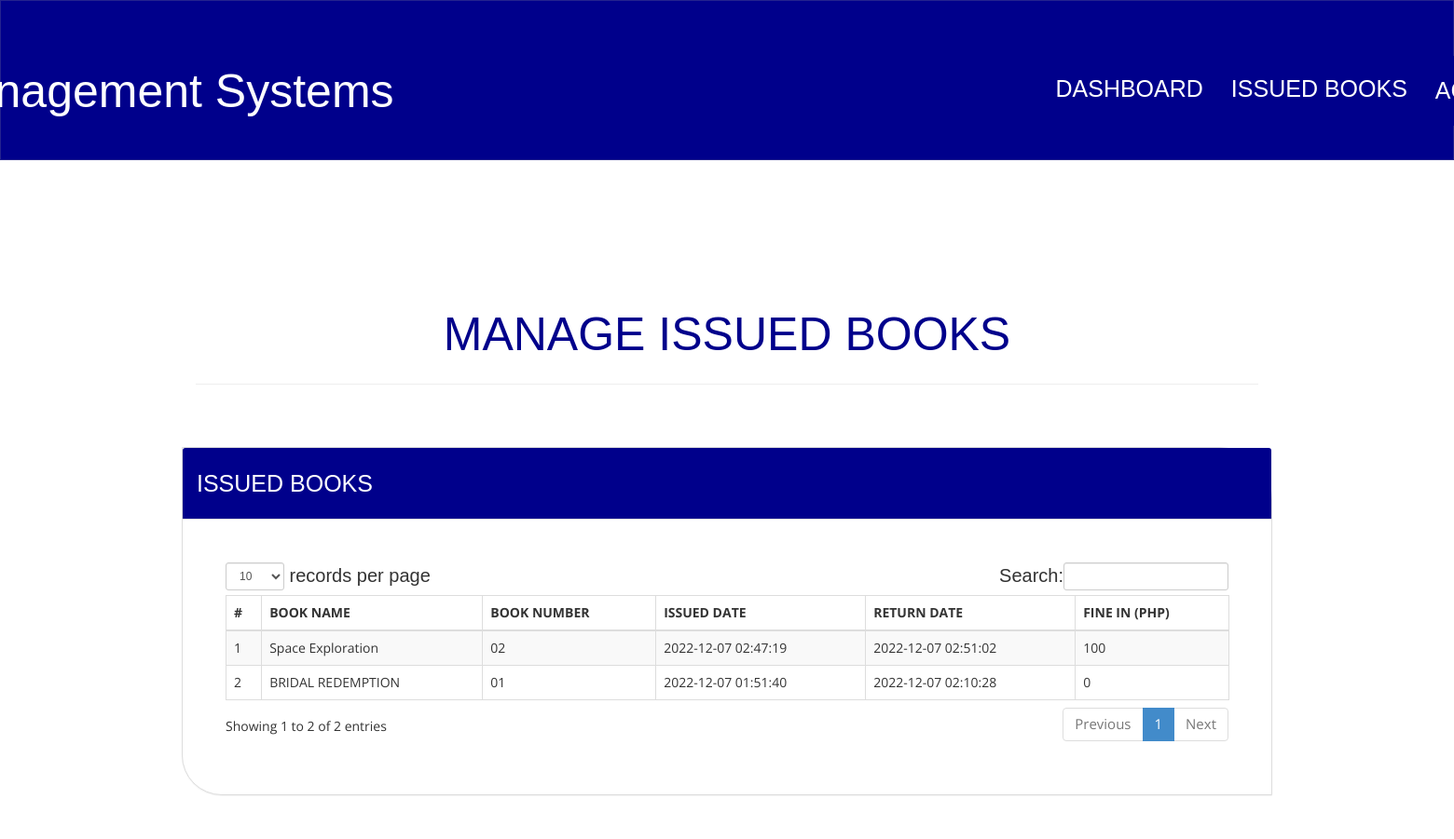
Page /issued-books.php (signed in) on the committed database.
### tables this page shows
CREATE TABLE `tblissuedbookdetails` (
  `id` int(11) NOT NULL,
  `BookId` int(11) DEFAULT NULL,
  `StudentID` varchar(150) DEFAULT NULL,
  `IssuesDate` timestamp NULL DEFAULT current_timestamp(),
  `ReturnDate` timestamp NULL DEFAULT NULL ON UPDATE current_timestamp(),
  `RetrunStatus` int(1) DEFAULT NULL,
  `fine` int(11) DEFAULT NULL
);

CREATE TABLE `tblbooks` (
  `id` int(11) NOT NULL,
  `BookName` varchar(255) DEFAULT NULL,
  `CatId` int(11) DEFAULT NULL,
  `AuthorId` int(11) DEFAULT NULL,
  `ISBNNumber` varchar(25) DEFAULT NULL,
  `BookPrice` decimal(10,2) DEFAULT NULL,
  `bookImage` varchar(250) NOT NULL,
  `isIssued` int(1) DEFAULT NULL,
  `RegDate` timestamp NULL DEFAULT current_timestamp(),
  `UpdationDate` timestamp NULL DEFAULT NULL ON UPDATE current_timestamp()
);

### issued-books.php (the view, shortened to what this page needs)
<?php
include('includes/config.php');
if(strlen($_SESSION['login'])==0)
    {
header('location:index.php');
}
else{
    ?>
<!DOCTYPE html>
<html xmlns="http://www.w3.org/1999/xhtml">
<head>
    <link href="assets/css/bootstrap.css" rel="stylesheet" />
    <link href="assets/css/font-awesome.css" rel="stylesheet" />
    <link href="assets/js/dataTables/dataTables.bootstrap.css" rel="stylesheet" />
    <link href="assets/css/style.css" rel="stylesheet" />
</head>
<body>
<?php include('includes/header.php');?>
    <div class="content-wrapper">
         <div class="container">
        <div class="row pad-botm">
            <div class="col-md-12">
                <h4 class="header-line">MANAGE ISSUED BOOKS</h4>
    </div>
            <div class="row">
                <div class="col-md-12">
                    <div class="panel panel-default">
                        <div class="panel-heading">
                          ISSUED BOOKS
                        </div>
                        <div class="panel-body">
                            <div class="table-responsive">
                                <table class="table table-striped table-bordered table-hover" id="dataTables-example">
                                    <thead>
                                        <tr>
                                            <th>#</th>
                                            <th>BOOK NAME</th>
                                            <th>BOOK NUMBER</th>
                                            <th>ISSUED DATE</th>
                                            <th>RETURN DATE</th>
                                            <th>FINE IN (PHP)</th>
                                        </tr>
                                    </thead>
                                    <tbody>
<?php
$sid=$_SESSION['stdid'];
$sql="SELECT tblbooks.BookName,tblbooks.ISBNNumber,tblissuedbookdetails.IssuesDate,tblissuedbookdetails.ReturnDate,tblissuedbookdetails.id as rid,tblissuedbookdetails.fine from  tblissuedbookdetails join tblstudents on tblstudents.StudentId=tblissuedbookdetails.StudentId join tblbooks on tblbooks.id=tblissuedbookdetails.BookId where tblstudents.StudentId=:sid order by tblissuedbookdetails.id desc";
$query = $dbh -> prepare($sql);
$query-> bindParam(':sid', $sid, PDO::PARAM_STR);
$query->execute();
$results=$query->fetchAll(PDO::FETCH_OBJ);
$cnt=1;
if($query->rowCount() > 0)
{
foreach($results as $result)
{               ?>
                                        <tr class="odd gradeX">
                                            <td class="center"><?php echo htmlentities($cnt);?></td>
                                            <td class="center"><?php echo htmlentities($result->BookName);?></td>
                                            <td class="center"><?php echo htmlentities($result->ISBNNumber);?></td>
                                            <td class="center"><?php echo htmlentities($result->IssuesDate);?></td>
                                            <td class="center"><?php if($result->ReturnDate=="")
                                            {?>
                                            <span style="color:red">
                                             <?php   echo htmlentities("Not Return Yet"); ?>
                                                </span>
                                            <?php } else {
                                            echo htmlentities($result->ReturnDate);
                                        }
                                            ?></td>
                                              <td class="center"><?php echo htmlentities($result->fine);?></td>
                                        </tr>
 <?php $cnt=$cnt+1;}} ?>
                                    </tbody>
                                </table>
                            </div>
                        </div>
                    </div>
                </div>
            </div>
    </div>
    </div>
    </div>
</body>
</html>
<?php } ?>

### assets/css/style.css (style rules this page uses)
.content-wrapper { margin-top: 121px; min-height:800px; padding-bottom:90px; }
.header-line { font-family: Impact, Haettenschweiler, 'Arial Narrow Bold', sans-serif; color: darkblue; font-size: 50px; padding-bottom:25px; border-bottom:1px solid #eeeeee; text-transform:uppercase; text-align: center; }
.pad-botm { padding-bottom: -30%; }

### rows in the picture
tblissuedbookdetails: BookId.BookName "Space Exploration", BookId.ISBNNumber "02", IssuesDate "2022-12-07 02:47:19", ReturnDate "2022-12-07 02:51:02", fine "100"
tblissuedbookdetails: BookId.BookName "BRIDAL REDEMPTION", BookId.ISBNNumber "01", IssuesDate "2022-12-07 01:51:40", ReturnDate "2022-12-07 02:10:28", fine "0"
